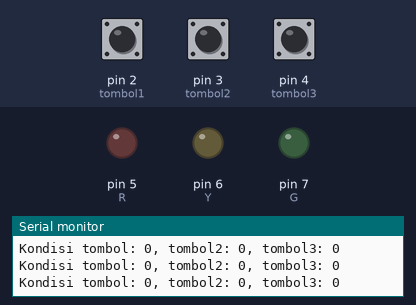
A sketch run on a simulated Arduino Uno, built with avr-gcc and run on an emulated ATmega328P. On the bench: output pins drawn as LEDs (lit = HIGH), the last lines printed to the serial monitor. The inputs (shaded band) are chosen by the test bench; at power-on: pin 2 (tombol1) LOW, pin 3 (tombol2) LOW, pin 4 (tombol3) LOW.

Above: at 1.2 s.
1.3 s: pin 2 (tombol1) pulled HIGH for 0.15 s
At 1.38 s:
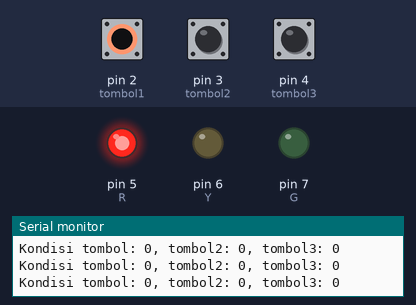
2.9 s: pin 3 (tombol2) pulled HIGH for 0.15 s
At 2.99 s:
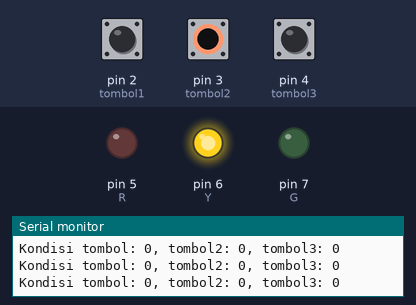
4.5 s: pin 4 (tombol3) pulled HIGH for 0.15 s
At 4.6 s:
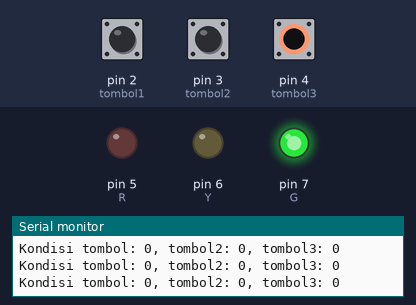
6.1 s: pin 4 (tombol3) pulled HIGH for 3.2 s
At 9.7 s:
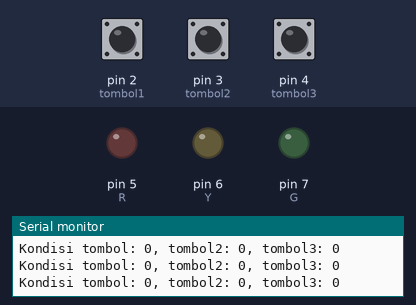
12.3 s: pin 2 (tombol1) pulled HIGH for 3.2 s
At 13.0 s:
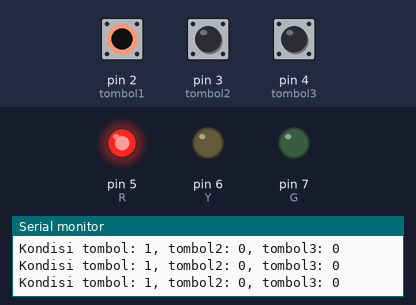
18.5 s: pin 2 (tombol1) driven HIGH and pin 3 (tombol2) driven HIGH
At 19.5 s:
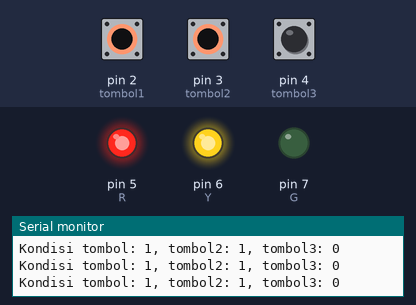
Timing chart, 0 to 21.0 s (numbered marks = the images above; inputs shaded):
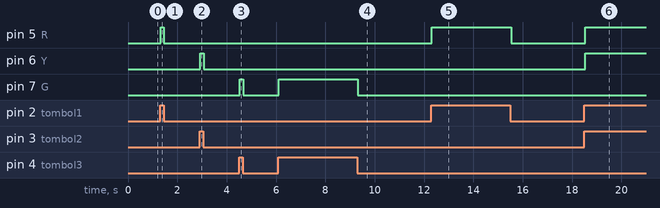

Measured:
- after the input at 1.3 s, pin 5 (R): LOW → HIGH at once, → LOW 0.13 s later
- after the input at 2.9 s, pin 6 (Y): LOW → HIGH at once, → LOW 0.13 s later
- after the input at 4.5 s, pin 7 (G): LOW → HIGH at once, → LOW 0.13 s later
- after the input at 6.1 s, pin 7 (G): LOW → HIGH at once, → LOW 3.2 s later
- after the input at 12.3 s, pin 5 (R): LOW → HIGH at once, → LOW 3.2 s later
- after the input at 18.5 s, pin 5 (R), pin 6 (Y): LOW → HIGH at once

The sketch:

1_buttonswitch.ino
```cpp
int R = 5;
int Y = 6;
int G = 7;
int delay_dur = 1000;
int slow_dur = 20;

int states[3];

int tombol1 = 2;
int tombol2 = 3;
int tombol3 = 4;

void setup() {
  Serial.begin(9600);
  pinMode(tombol1, INPUT);
  pinMode(tombol2, INPUT);
  pinMode(tombol3, INPUT);
  pinMode(R, OUTPUT);
  pinMode(Y, OUTPUT);
  pinMode(G, OUTPUT);
}


void loop() {
  int baca_tombol1 = digitalRead(tombol1);
  digitalWrite(R, baca_tombol1);

  int baca_tombol2 = digitalRead(tombol2);
  digitalWrite(Y, baca_tombol2);

  int baca_tombol3 = digitalRead(tombol3);
  digitalWrite(G, baca_tombol3);

  Serial.println("Kondisi tombol: " + String(baca_tombol1)+ ", tombol2: " + String (baca_tombol2) + ", tombol3: " + String (baca_tombol3));


}
```
